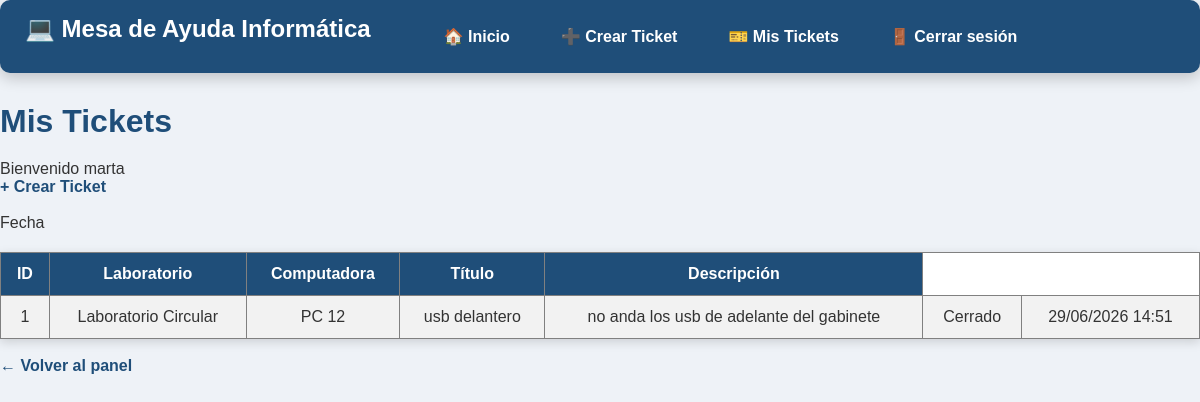
Screenshot of /profesor/mis_tickets.php (signed in) with the database file from the repository.
### tables this page shows
CREATE TABLE `tickets` (
  `id_ticket` int(11) NOT NULL,
  `titulo` varchar(100) NOT NULL,
  `descripcion` text NOT NULL,
  `fecha_creacion` datetime DEFAULT current_timestamp(),
  `estado` enum('Abierto','Pendiente','Cerrado') NOT NULL DEFAULT 'Abierto',
  `id_usuario` int(11) NOT NULL,
  `id_computadora` int(11) DEFAULT NULL,
  `foto` varchar(255) DEFAULT NULL,
  `id_ematp_asignado` int(11) DEFAULT NULL
);

CREATE TABLE `laboratorios` (
  `id_laboratorio` int(11) NOT NULL,
  `nombre` varchar(50) NOT NULL
);

CREATE TABLE `computadoras` (
  `id_computadora` int(11) NOT NULL,
  `numero_pc` int(11) NOT NULL,
  `id_laboratorio` int(11) NOT NULL,
  `estado` enum('Alta','Baja') NOT NULL DEFAULT 'Alta'
);

### profesor/mis_tickets.php (the view, shortened to what this page needs)
<?php
include("../conexion/conexion.php");
$id = $_SESSION["id_usuario"];
$sql = "SELECT
            tickets.*,
            computadoras.numero_pc,
            laboratorios.nombre AS laboratorio
        FROM tickets
        INNER JOIN computadoras
            ON tickets.id_computadora = computadoras.id_computadora
        INNER JOIN laboratorios
            ON computadoras.id_laboratorio = laboratorios.id_laboratorio
        WHERE tickets.id_usuario = $id
        ORDER BY tickets.fecha_creacion DESC";
$resultado = mysqli_query($conexion, $sql);
?>
<!DOCTYPE html>
<html lang="es">
<head>
    <link rel="stylesheet" href="../css/estilos.css">
</head>
<body>
<?php include("../includes/menu_profesor.php"); ?>
<h1>Mis Tickets</h1>
<p>Bienvenido <?php echo $_SESSION["nombre"]; ?></p>
<a href="crear_ticket.php">+ Crear Ticket</a>
<br><br>
<table border="1" cellpadding="10">
    <tr>
        <th>ID</th>
        <th>Laboratorio</th>
        <th>Computadora</th>
        <th>Título</th>
        <th>Descripción</th>
        <t
        <th>Fecha</th>
    </tr>
    <?php while ($fila = mysqli_fetch_assoc($resultado)) { ?>
    <tr>
        <td><?php echo $fila["id_ticket"]; ?></td>
        <td><?php echo $fila["laboratorio"]; ?></td>
        <td>PC <?php echo $fila["numero_pc"]; ?></td>
        <td><?php echo $fila["titulo"]; ?></td>
        <td><?php echo $fila["descripcion"]; ?></td>
        <td><?php echo $fila["estado"]; ?></td>
        <td><?php echo date("d/m/Y H:i", strtotime($fila["fecha_creacion"])); ?></td>
    </tr>
    <?php } ?>
</table>
<br>
<a href="inicio.php">← Volver al panel</a>
</body>
</html>

### css/estilos.css (style rules this page uses)
* { margin:0; padding:0; box-sizing:border-box; font-family:Arial, Helvetica, sans-serif; }
body { background:#eef2f7; color:#333; font-family:Arial, Helvetica, sans-serif; }
h1 { color:#1f4e79; margin-bottom:20px; }
a { color:#1f4e79; text-decoration:none; font-weight:bold; }
table { width:100%; border-collapse:collapse; margin-top:20px; background:white; box-shadow:0px 3px 10px rgba(0,0,0,.15); }
table th { background:#1f4e79; color:white; padding:12px; }
table td { padding:12px; text-align:center; }
table tr:nth-child(even) { background:#f2f2f2; }

### rows the page displays
tickets: id_ticket "1", laboratorios.nombre "Laboratorio Circular", id_computadora.numero_pc "12", titulo "usb delantero", descripcion "no anda los usb de adelante del gabinete", estado "Cerrado", fecha_creacion "29/06/2026 14:51"

### other values shown
$_SESSION["nombre"] "marta"
